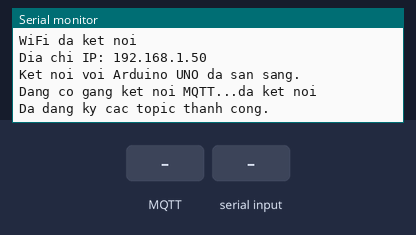
Simulated run of this sketch. Board: ESP32. On the bench: the last lines printed to the serial monitor. The test bench sets the inputs (shaded band). WiFi joins after 1.5 s; servers stay silent unless stated; no MQTT or app messages arrive unless stated.

Above: at 2.7 s.
2.8 s: MQTT message "1" arrives on the first subscribed topic
At 3.1 s:
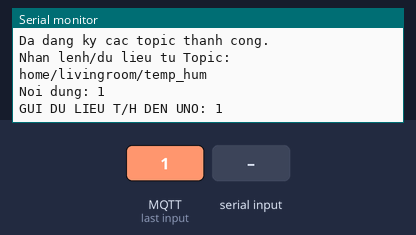
4.3 s: "1\n" received over the second serial link
At 5.5 s:
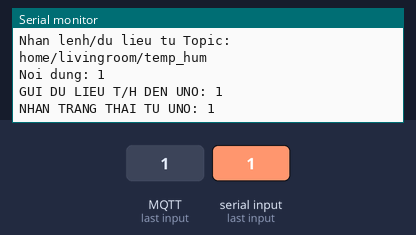
5.8 s: MQTT message "on" arrives on the first subscribed topic
At 6.6 s:
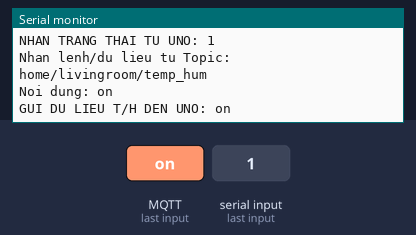
7.3 s: MQTT message "off" arrives on the first subscribed topic
At 7.8 s:
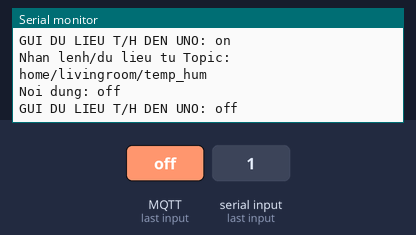
8.8 s: MQTT message "1" arrives on the second subscribed topic
At 10.0 s:
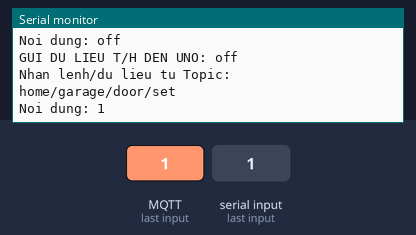
10.3 s: MQTT message "1" arrives on the third subscribed topic
At 11.3 s:
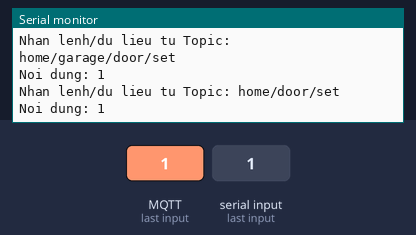

Measured:
- after the input at 2.8 s, the serial monitor: prints a new line at once (image 1)
- after the input at 4.3 s, the serial monitor: prints a new line at once (image 2)
- after the input at 5.8 s, the serial monitor: prints a new line at once (image 3)
- after the input at 7.3 s, the serial monitor: prints a new line at once (image 4)
- after the input at 8.8 s, the serial monitor: prints a new line at once (image 5)
- after the input at 10.3 s, the serial monitor: prints a new line at once (image 6)

The sketch:

esp32MQTTSmartHome.ino
```cpp
#include <WiFi.h>
#include <PubSubClient.h>

const char* ssid = "Quang Vinh";
const char* password = "quangvinh123";

const char* mqtt_server = "test.mosquitto.org";
const int mqtt_port = 1883;
const char* mqtt_client_id = "ESP32_Gateway_01";

const char* SUB_TOPIC_TEMP_HUM = "home/livingroom/temp_hum";
const char* SUB_TOPIC_GARAGE_DOOR_SET = "home/garage/door/set";
const char* SUB_TOPIC_HOME_DOOR_SET = "home/door/set";
const char* SUB_TOPIC_GARAGE_LIGHT_SET = "home/garage/light/set";

const char* PUB_TOPIC_GARAGE_MOTION = "home/garage/motion";
const char* PUB_TOPIC_GARAGE_LIGHT_STATUS = "home/garage/light/status";
const char* PUB_TOPIC_GARAGE_DOOR_STATUS = "home/garage/door/status";
const char* PUB_TOPIC_HOME_DOOR_STATUS = "home/door/status";

WiFiClient espClient;
PubSubClient client(espClient);

#define ESP_TX_PIN 17
#define ESP_RX_PIN 16

String getValue(String data, char key) {
  String keyString = String(key) + ":";
  int startIndex = data.indexOf(keyString);

  if (startIndex == -1) return "";

  startIndex += keyString.length();
  int endIndex = data.indexOf(',', startIndex);

  if (endIndex == -1) {
    endIndex = data.length();
  }

  return data.substring(startIndex, endIndex);
}

void setup_wifi() {
  delay(10);
  Serial.print("Dang ket noi den ");
  Serial.println(ssid);

  WiFi.begin(ssid, password);

  while (WiFi.status() != WL_CONNECTED) {
    delay(500);
    Serial.print(".");
  }

  Serial.println("\nWiFi da ket noi");
  Serial.print("Dia chi IP: ");
  Serial.println(WiFi.localIP());
}

void callback(char* topic, byte* payload, unsigned int length) {
  Serial.print("Nhan lenh/du lieu tu Topic: ");
  Serial.println(topic);

  String message;
  for (int i = 0; i < length; i++) {
    message += (char)payload[i];
  }
  Serial.print("Noi dung: ");
  Serial.println(message);

  String commandToSend = "";
  String currentTopic = String(topic);

  if (currentTopic == SUB_TOPIC_TEMP_HUM) {
    commandToSend = message;
    Serial.print("GUI DU LIEU T/H DEN UNO: ");
    Serial.println(commandToSend);
  } else if (currentTopic == SUB_TOPIC_GARAGE_DOOR_SET) {
    commandToSend = "GARA_DOOR:" + message;
  } else if (currentTopic == SUB_TOPIC_HOME_DOOR_SET) {
    commandToSend = "HOME_DOOR:" + message;
  } else if (currentTopic == SUB_TOPIC_GARAGE_LIGHT_SET) {
    commandToSend = "GARA_LIGHT:" + message;
  }

  if (commandToSend.length() > 0) {
    Serial2.println(commandToSend);
  }
}

void reconnect() {
  while (!client.connected()) {
    Serial.print("Dang co gang ket noi MQTT...");
    if (client.connect(mqtt_client_id)) {
      Serial.println("da ket noi");

      client.subscribe(SUB_TOPIC_TEMP_HUM);
      client.subscribe(SUB_TOPIC_GARAGE_DOOR_SET);
      client.subscribe(SUB_TOPIC_HOME_DOOR_SET);
      client.subscribe(SUB_TOPIC_GARAGE_LIGHT_SET);
      Serial.println("Da dang ky cac topic thanh cong.");
    } else {
      Serial.print("that bai, rc=");
      Serial.print(client.state());
      Serial.println(" thu lai sau 5 giay");
      delay(5000);
    }
  }
}

void processAndPublishStatus(String data) {

  String motionStatus = getValue(data, 'M');
  if (motionStatus.length() > 0) {
    client.publish(PUB_TOPIC_GARAGE_MOTION, motionStatus.c_str());
  }

  String lightStatus = getValue(data, 'L');
  if (lightStatus.length() > 0) {
    client.publish(PUB_TOPIC_GARAGE_LIGHT_STATUS, lightStatus.c_str());
  }

  String garageDoorStatus = getValue(data, 'G');
  if (garageDoorStatus.length() > 0) {
    client.publish(PUB_TOPIC_GARAGE_DOOR_STATUS, garageDoorStatus.c_str());
  }

  String homeDoorStatus = getValue(data, 'D');
  if (homeDoorStatus.length() > 0) {
    client.publish(PUB_TOPIC_HOME_DOOR_STATUS, homeDoorStatus.c_str());
    Serial.print("PUBLISH D: "); Serial.println(homeDoorStatus);
  }
}

void setup() {
  Serial.begin(115200);
  Serial2.begin(9600, SERIAL_8N1, ESP_RX_PIN, ESP_TX_PIN);

  Serial.println("ESP32 Serial & MQTT Gateway khoi dong.");

  setup_wifi();

  client.setServer(mqtt_server, mqtt_port);
  client.setCallback(callback);

  Serial.println("Ket noi voi Arduino UNO da san sang.");
}

void loop() {
  if (!client.connected()) {
    reconnect();
  }
  client.loop();

  if (Serial2.available()) {
    String data = Serial2.readStringUntil('\n');
    data.trim();

    if (data.length() > 0) {
      Serial.print("NHAN TRANG THAI TU UNO: ");
      Serial.println(data);

      processAndPublishStatus(data);
    }
  }
}
```
